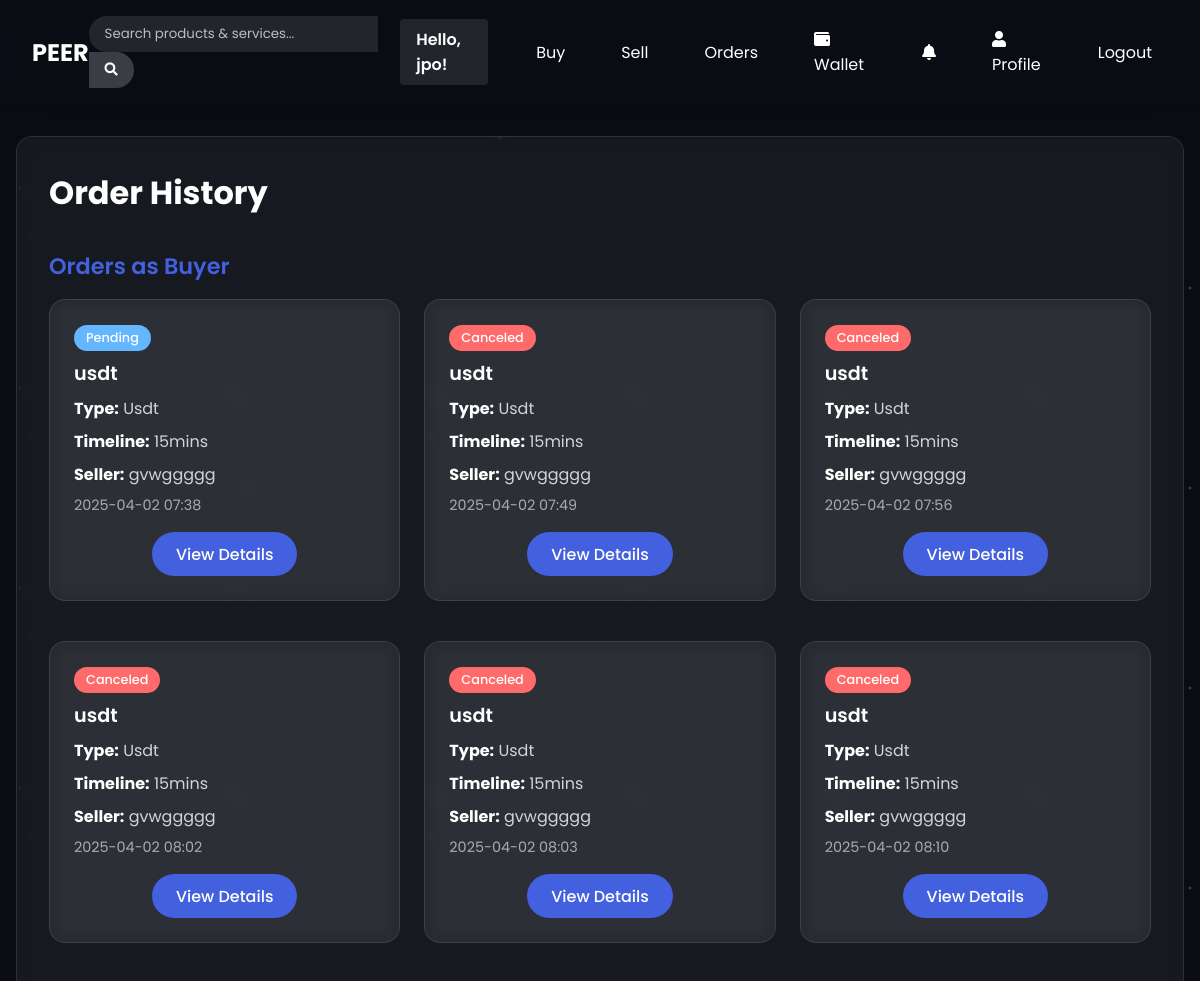
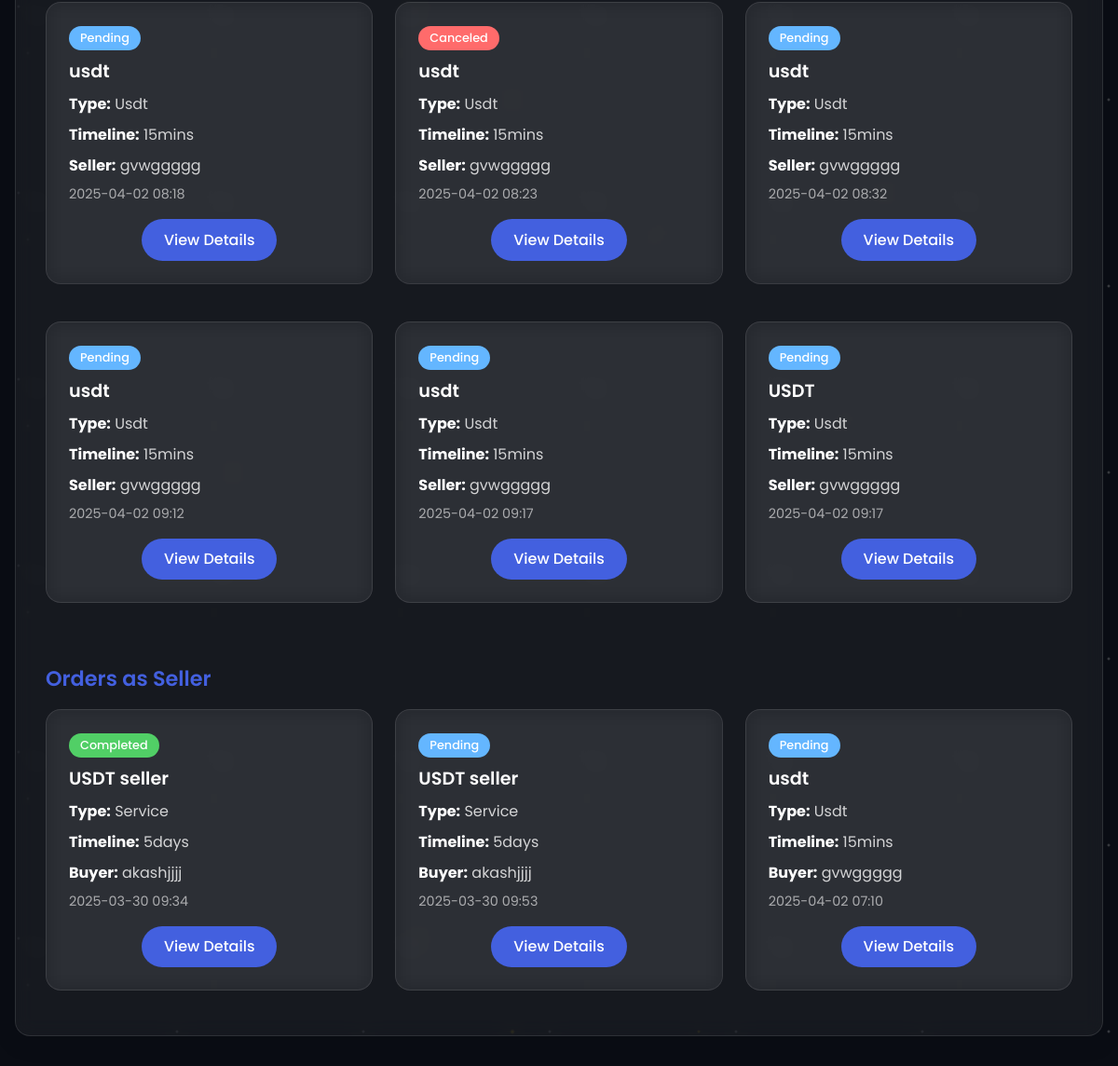
Page /order_history (signed in) on the earlier database version (2 pictures, top to bottom).
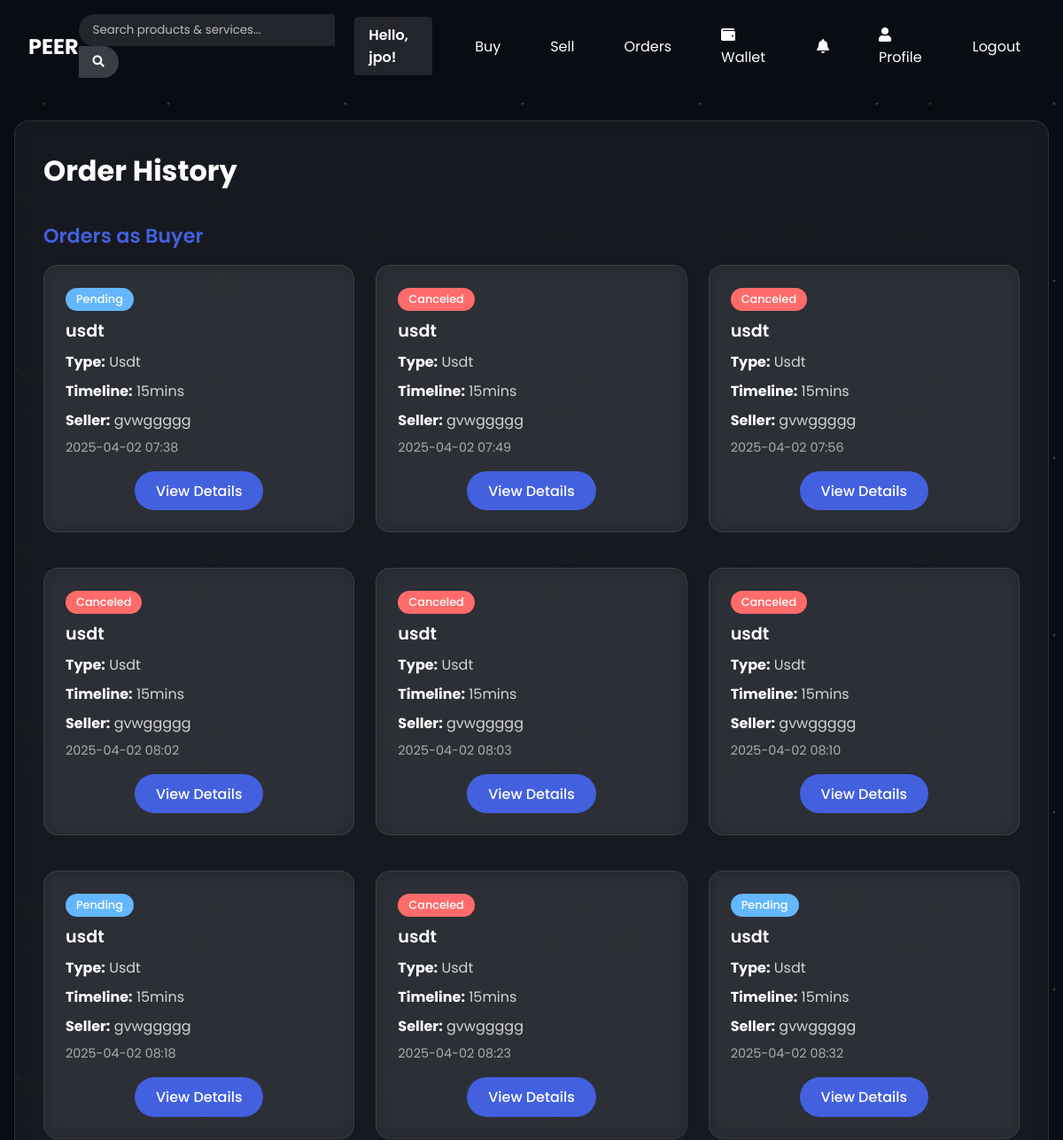
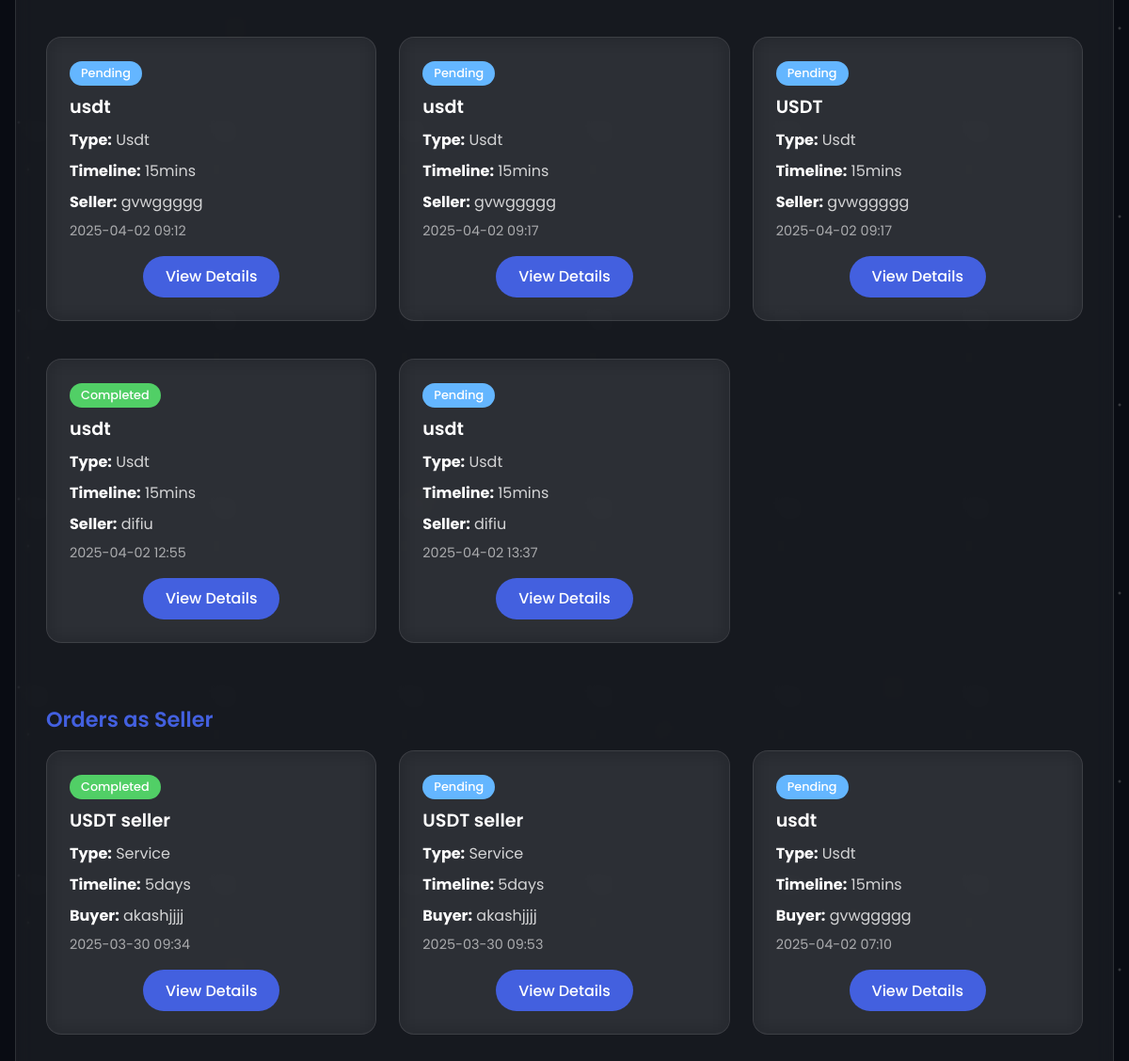
Same page on the later database version (2 pictures, top to bottom).
### app.py (models this page shows)
class User(db.Model):
    id = db.Column(db.Integer, primary_key=True)
    username = db.Column(db.String(50), unique=True, nullable=False)
    email = db.Column(db.String(100), unique=True, nullable=False)
    password_hash = db.Column(db.String(256), nullable=False)
    created_at = db.Column(db.DateTime, default=datetime.utcnow)
    is_verified = db.Column(db.Boolean, default=False)  # KYC verification status
    verification_date = db.Column(db.DateTime, nullable=True)  # When the user was verified
    reputation_score = db.Column(db.Float, default=0.0)  # User reputation score
    phone_number = db.Column(db.String(20), nullable=True)  # User phone number
    dob = db.Column(db.Date, nullable=True)  # Date of birth
    location = db.Column(db.String(100), nullable=True)  # User's location/country
    posts = db.relationship('Post', backref='seller', lazy=True)
    orders = db.relationship('Order', backref='buyer', lazy=True)

class Order(db.Model):
    id = db.Column(db.Integer, primary_key=True)
    buyer_id = db.Column(db.Integer, db.ForeignKey('user.id'), nullable=False)
    post_id = db.Column(db.Integer, db.ForeignKey('post.id'), nullable=False)
    timeline_selected = db.Column(db.String(50), nullable=False)
    status = db.Column(db.String(20), default='pending')  # pending, completed, canceled, disputed
    created_at = db.Column(db.DateTime, default=datetime.utcnow)
    buyer_confirmed = db.Column(db.Boolean, default=False)
    seller_confirmed = db.Column(db.Boolean, default=False)
    messages = db.relationship('Message', backref='order', lazy=True)

class Post(db.Model):
    id = db.Column(db.Integer, primary_key=True)
    title = db.Column(db.String(100), nullable=False)
    description = db.Column(db.Text, nullable=True)
    post_type = db.Column(db.String(20), nullable=False)  # 'product' or 'service'
    payment_method = db.Column(db.String(50), nullable=False)
    custom_payment = db.Column(db.String(100), nullable=True)
    timeline_options = db.Column(db.String(200), nullable=False)  # Comma-separated options
    seller_id = db.Column(db.Integer, db.ForeignKey('user.id'), nullable=False)
    created_at = db.Column(db.DateTime, default=datetime.utcnow)
    is_boosted = db.Column(db.Boolean, default=False)  # Whether the post is boosted
    boost_expires_at = db.Column(db.DateTime, nullable=True)  # When the boost expires
    is_draft = db.Column(db.Boolean, default=False)  # Whether the post is a draft
    orders = db.relationship('Order', backref='post', lazy=True)

### app.py (the view)
@app.route('/order_history')
def order_history():
    if 'user_id' not in session:
        return redirect(url_for('login'))
    user_id = session['user_id']
    buyer_orders = Order.query.filter_by(buyer_id=user_id).all()
    seller_orders = Order.query.join(Post).filter(Post.seller_id == user_id).all()
    return render_template('order_history.html', buyer_orders=buyer_orders, seller_orders=seller_orders)

### app.py (called while the page is built)
@app.context_processor
def inject_user():
    if 'user_id' in session:
        user = User.query.get(session['user_id'])
        return {'current_user': user}
    return {'current_user': None}

### app/templates/order_history.html
{% extends "layout.html" %}
{% block content %}
<div class="dashboard-card">
    <h2 class="dashboard-title">Order History</h2>
    <div style="margin-top: 2rem;">
        <h3 class="section-title">Orders as Buyer</h3>
        {% if buyer_orders %}
            <div class="grid">
                {% for order in buyer_orders %}
                    <div class="post-item">
                        <span class="status-tag" style="background-color:
                            {% if order.status == 'completed' %}var(--success-color)
                            {% elif order.status == 'canceled' %}var(--danger-color)
                            {% elif order.status == 'disputed' %}#f59f00
                            {% else %}var(--secondary-color){% endif %}">
                            {{ order.status.capitalize() }}
                        </span>
                        <h3 class="post-title">{{ order.post.title }}</h3>
                        <p style="color: rgba(255, 255, 255, 0.8); margin-bottom: 0.5rem;"><strong style="color: white;">Type:</strong> {{ order.post.post_type.capitalize() }}</p>
                        <p style="color: rgba(255, 255, 255, 0.8); margin-bottom: 0.5rem;"><strong style="color: white;">Timeline:</strong> {{ order.timeline_selected }}</p>
                        <p style="color: rgba(255, 255, 255, 0.8); margin-bottom: 0.5rem;"><strong style="color: white;">Seller:</strong> {{ order.post.seller.username }}</p>
                        <p style="color: rgba(255, 255, 255, 0.6); font-size: 0.9rem; margin-bottom: 1rem;">{{ order.created_at.strftime('%Y-%m-%d %H:%M') }}</p>
                        <div style="text-align: center; margin-top: 1rem;">
                            <a href="{{ url_for('order_detail', order_id=order.id) }}" class="btn-view-details">View Details</a>
                        </div>
                    </div>
                {% endfor %}
            </div>
        {% else %}
            <div class="empty-state">
                <p>You haven't placed any orders yet.</p>
                <a href="{{ url_for('buyer_dashboard') }}" class="btn-create-post" style="margin-top: 1rem;">Browse Products</a>
            </div>
        {% endif %}
    </div>
    <div style="margin-top: 3rem;">
        <h3 class="section-title">Orders as Seller</h3>
        {% if seller_orders %}
            <div class="grid">
                {% for order in seller_orders %}
                    <div class="post-item">
                        <span class="status-tag" style="background-color:
                            {% if order.status == 'completed' %}var(--success-color)
                            {% elif order.status == 'canceled' %}var(--danger-color)
                            {% elif order.status == 'disputed' %}#f59f00
                            {% else %}var(--secondary-color){% endif %}">
                            {{ order.status.capitalize() }}
                        </span>
                        <h3 class="post-title">{{ order.post.title }}</h3>
                        <p style="color: rgba(255, 255, 255, 0.8); margin-bottom: 0.5rem;"><strong style="color: white;">Type:</strong> {{ order.post.post_type.capitalize() }}</p>
                        <p style="color: rgba(255, 255, 255, 0.8); margin-bottom: 0.5rem;"><strong style="color: white;">Timeline:</strong> {{ order.timeline_selected }}</p>
                        <p style="color: rgba(255, 255, 255, 0.8); margin-bottom: 0.5rem;"><strong style="color: white;">Buyer:</strong> {{ order.buyer.username }}</p>
                        <p style="color: rgba(255, 255, 255, 0.6); font-size: 0.9rem; margin-bottom: 1rem;">{{ order.created_at.strftime('%Y-%m-%d %H:%M') }}</p>
                        <div style="text-align: center; margin-top: 1rem;">
                            <a href="{{ url_for('order_detail', order_id=order.id) }}" class="btn-view-details">View Details</a>
                        </div>
                    </div>
                {% endfor %}
            </div>
        {% else %}
            <div class="empty-state">
                <p>You haven't received any orders yet.</p>
                <a href="{{ url_for('seller_dashboard') }}" class="btn-create-post" style="margin-top: 1rem;">Manage Posts</a>
            </div>
        {% endif %}
    </div>
</div>
{% endblock %}

### app/templates/layout.html (shortened to what this page needs)
<!DOCTYPE html>
<html lang="en">
<head>
    <link rel="stylesheet" href="{{ url_for('static', filename='css/style.css') }}">
    <link rel="stylesheet" href="https://cdnjs.cloudflare.com/ajax/libs/font-awesome/5.15.3/css/all.min.css">
</head>
<body {% if 'user_id' in session %}data-user-id="{{ session['user_id'] }}"{% endif %}>
    <div class="absolute inset-0 overflow-hidden" style="z-index: -10; position: fixed;">
        <div class="stars-bg"></div>
    </div>
    <div class="particles-container" style="z-index: -5; position: fixed;"></div>
    <nav class="navbar">
        <a href="{{ url_for('index') }}" class="logo">PEER</a>
        <div class="search-box">
            <form action="{{ url_for('search') }}" method="get" id="search-form">
                <input type="text" name="query" id="search-input" placeholder="Search products & services...">
                <button type="submit"><i class="fas fa-search"></i></button>
            </form>
        </div>
        <div class="nav-links">
            {% if 'user_id' in session %}
                {% if current_user %}
                <span class="user-greeting">Hello, {{ current_user.username }}!</span>
                {% endif %}
                <a href="{{ url_for('buyer_dashboard') }}">Buy</a>
                <a href="{{ url_for('seller_dashboard') }}">Sell</a>
                <a href="{{ url_for('order_history') }}">Orders</a>
                <a href="{{ url_for('wallet_dashboard') }}"><i class="fas fa-wallet" style="margin-right: 0.5rem;"></i>Wallet</a>
                <a href="{{ url_for('notifications') }}" class="notifications-icon">
                    <i class="fas fa-bell"></i>
                </a>
                <a href="{{ url_for('profile') }}"><i class="fas fa-user" style="margin-right: 0.5rem;"></i>Profile</a>
                <a href="{{ url_for('logout') }}">Logout</a>
            {% else %}
                <a href="{{ url_for('login') }}">Login</a>
                <a href="{{ url_for('signup') }}">Sign Up</a>
            {% endif %}
        </div>
    </nav>
    <div class="container">
        {% block content %}{% endblock %}
    </div>
</body>
</html>

### app/static/css/style.css (style rules this page uses)
:root { --foreground-rgb: 255, 255, 255; --background-start-rgb: 10, 13, 20; --background-end-rgb: 10, 13, 20; --primary-color: #8367C7; --secondary-color: #64B6FF; --accent-color: #6A4FB0; --light-color: #F0F6FF; --dark-color: #333; --gray-color: #e9ecef; --danger-color: #ff6b6b; --success-color: #51cf66; --status-blue: #4360DF; }
* { margin: 0; padding: 0; box-sizing: border-box; font-family: 'Poppins', sans-serif; }
body { color: rgb(var(--foreground-rgb)); background: linear-gradient( to bottom, transparent, rgb(var(--background-end-rgb)) ) rgb(var(--background-start-rgb)); min-height: 100vh; overflow-x: hidden; position: relative; }
body:before { content: ""; position: fixed; top: 0; left: 0; width: 100%; height: 100%; z-index: -100; background: linear-gradient( to bottom, transparent, rgb(var(--background-end-rgb)) ) rgb(var(--background-start-rgb)); }
.navbar { background: rgba(10, 13, 20, 0.8); backdrop-filter: blur(10px); color: white; padding: 1rem 2rem; display: flex; justify-content: space-between; align-items: center; box-shadow: 0 2px 10px rgba(0, 0, 0, 0.2); position: sticky; top: 0; z-index: 100; }
.navbar .logo { font-size: 1.5rem; font-weight: bold; color: white; text-decoration: none; }
.navbar .nav-links { display: flex; gap: 1.5rem; align-items: center; }
.user-greeting { font-weight: 600; color: white; background-color: rgba(255, 255, 255, 0.1); padding: 0.5rem 1rem; border-radius: 4px; margin-right: 0.5rem; }
.navbar .nav-links a { color: white; text-decoration: none; padding: 0.5rem 1rem; border-radius: 50px; transition: background-color 0.3s; }
.search-box { display: flex; align-items: center; }
.search-box input { padding: 0.5rem 1rem; border: none; border-radius: 20px 0 0 20px; outline: none; background: rgba(255, 255, 255, 0.1); color: white; }
.search-box input::placeholder { color: rgba(255, 255, 255, 0.7); }
.search-box button { background-color: rgba(255, 255, 255, 0.2); color: white; border: none; padding: 0.5rem 1rem; border-radius: 0 20px 20px 0; cursor: pointer; }
.container { max-width: 1200px; margin: 2rem auto; padding: 0 1rem; position: relative; z-index: 1; }
.grid { display: grid; grid-template-columns: repeat(auto-fill, minmax(300px, 1fr)); gap: 1.5rem; }
.post-item { border: 1px solid rgba(255, 255, 255, 0.1); border-radius: 16px; padding: 1.5rem; background-color: rgba(255, 255, 255, 0.05); backdrop-filter: blur(10px); transition: transform 0.3s ease, box-shadow 0.3s ease; color: white; margin-bottom: 1rem; }
.post-title { color: white; font-size: 1.2rem; margin-bottom: 0.5rem; font-weight: 600; }
.dashboard-card { background-color: rgba(255, 255, 255, 0.05); backdrop-filter: blur(10px); border-radius: 16px; box-shadow: 0 4px 30px rgba(0, 0, 0, 0.1); border: 1px solid rgba(255, 255, 255, 0.1); padding: 2rem; margin-bottom: 2rem; transition: transform 0.3s ease, box-shadow 0.3s ease; color: white; }
.dashboard-title { font-size: 2rem; font-weight: 700; margin-bottom: 1.5rem; color: white; }
.btn-view-details { background-color: var(--status-blue); color: white; padding: 0.6rem 1.5rem; border-radius: 50px; border: none; font-weight: 500; transition: all 0.3s ease; display: inline-block; text-decoration: none; text-align: center; }
.notifications-icon { position: relative; }
.section-title { font-size: 1.4rem; font-weight: 600; margin-bottom: 1rem; color: var(--status-blue); }
.status-tag { display: inline-block; padding: 0.25rem 0.75rem; border-radius: 50px; font-size: 0.8rem; font-weight: 500; color: white; margin-bottom: 0.5rem; }
.absolute.inset-0.overflow-hidden { position: fixed !important; }
.container { position: relative; z-index: 1; }

### app/templates/layout.html (style rules this page uses)
.absolute { position: fixed; }
.inset-0 { top: 0; right: 0; bottom: 0; left: 0; }
.overflow-hidden { overflow: hidden; }
html, body { overflow-x: hidden; width: 100%; position: relative; }
button, a, input[type="submit"], input[type="button"], .btn { touch-action: manipulation; }

Differences in the rows shown:
added Order: status "Completed", post "usdt", post.post_type "Usdt", timeline_selected "15mins", post.seller.username "difiu", created_at "2025-04-02 12:55", shown under "Orders as Buyer"
added Order: status "Pending", post "usdt", post.post_type "Usdt", timeline_selected "15mins", post.seller.username "difiu", created_at "2025-04-02 13:37", shown under "Orders as Buyer"
